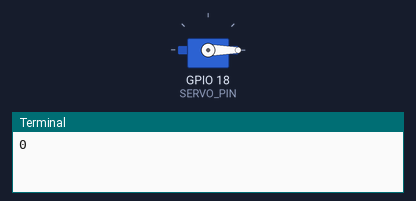
A program run on a simulated Raspberry Pi (BCM pin numbers). Parts: servo, the last lines printed to the terminal. Servo angles are drawn from the pulse width (0.5 ms = 0°, 2.5 ms = 180°).

Above: at 0.05 s.
At 4.25 s:
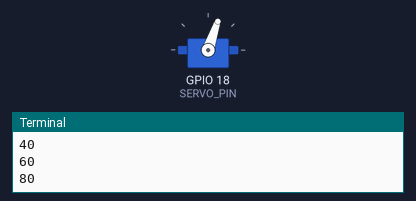
At 8.45 s:
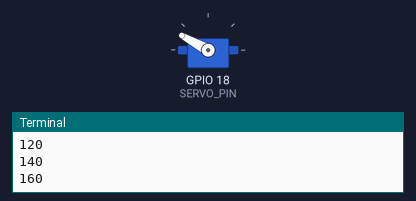
At 16.95 s:
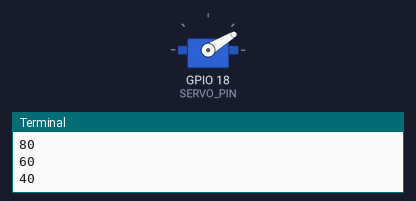
Timing chart, 0 to 23.4 s (numbered marks = the images above):
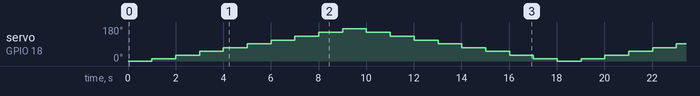

The program:

Servo_interface.py
```python
import RPi.GPIO as GPIO
import time

SERVO_PIN = 18

GPIO.setmode(GPIO.BCM)
GPIO.setup(SERVO_PIN, GPIO.OUT)

pwm = GPIO.PWM(SERVO_PIN, 50) #50 Hz
pwm.start(0)

def set_angle(angle):

    duty = 2 + (angle/18) #crude mapping

    GPIO.output(SERVO_PIN, True)
    pwm.ChangeDutyCycle(duty)

    time.sleep(1) #let servo move

    GPIO.output(SERVO_PIN, False)
    pwm.ChangeDutyCycle(0)

try:
    while(True):
        for i in range(0,190,20):
            print(i)
            set_angle(i)
            time.sleep(0.001)

        for i in range(160,0,-20):
            print(i)
            set_angle(i)
            time.sleep(0.001)


finally:
    pwm.stop()
    GPIO.cleanup()
```

Measured:
- by itself, servo on GPIO 18 (SERVO_PIN): repeats every 18.0 s: 31° 1.0 s, 51° 1.0 s, 71° 1.0 s, 91° 1.0 s, 111° 1.0 s, 131° 1.0 s, 151° 1.0 s, 171° 1.0 s, 151° 1.0 s, 131° 1.0 s, 111° 1.0 s, 91° 1.0 s, 71° 1.0 s, 51° 1.0 s, 31° 1.0 s, 11° 1.0 s, 0° 1.0 s, 11° 1.0 s
